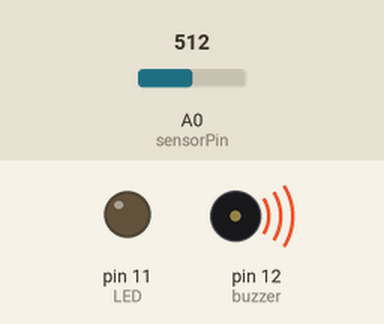
Simulated run of this sketch. Board: Arduino Uno, built with avr-gcc and run on an emulated ATmega328P. On the bench: output pins drawn as LEDs (lit = HIGH), buzzer (waves = sounding). Inputs (shaded band) come from the test bench; at power-on: A0 (sensorPin) = 512.

Above: at 1.2 s.
1.3 s: A0 (sensorPin) set to 892
2.8 s: A0 (sensorPin) set to 909
At 4.0 s:
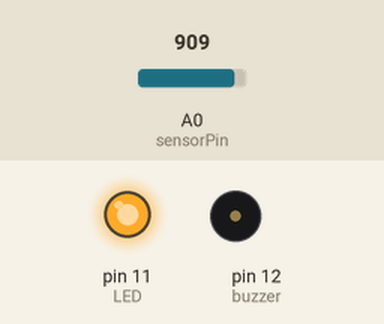
4.3 s: A0 (sensorPin) set to 900
At 5.4 s:
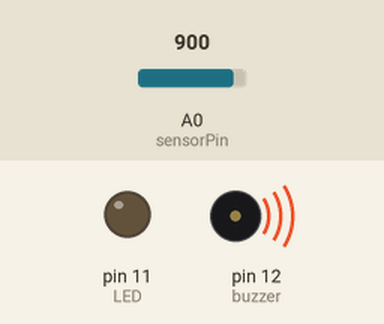
5.8 s: A0 (sensorPin) set to 1023
At 6.5 s:
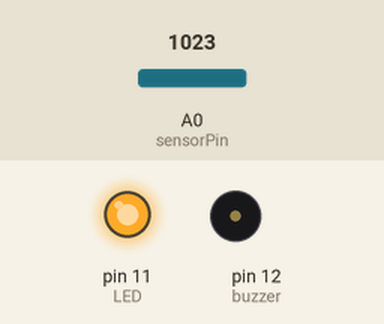
Timing chart, 0 to 8.3 s (numbered marks = the images above; inputs shaded):
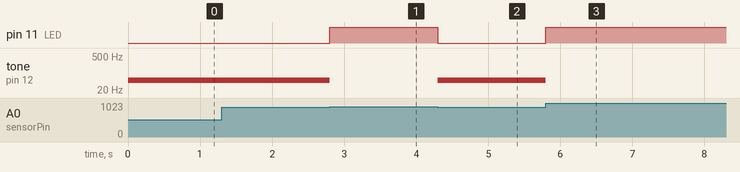

The sketch:

PHOTODIODA_5.ino
```cpp
int sensorPin = A0;
int LED = 11;
int buzzer = 12;

void setup() {
  pinMode(LED, OUTPUT);
  pinMode(buzzer, OUTPUT);
}

void loop() {
  int ldrStatus = analogRead(sensorPin);  // Membaca nilai dari sensor LDR

  if (ldrStatus > 900) {
    digitalWrite(LED, HIGH);  // Nyalakan LED jika nilai LDR rendah (lingkungan gelap)
    noTone(buzzer);
  } else {
    digitalWrite(LED, LOW);  // Matikan LED jika nilai LDR tinggi (lingkungan terang)
    tone(buzzer, 50);
  }
}
```

Measured:
- the behaviour switches between 900 and 901 on A0 (sensorPin) (found by bisection; images 0 and 1)
- after the input at 1.3 s, every drawn part: stays the same
- after the input at 2.8 s, pin 11 (LED): LOW → HIGH at once; tone on pin 12 (buzzer): 50 Hz → silent at once
- after the input at 4.3 s, pin 11 (LED): HIGH → LOW at once; tone on pin 12 (buzzer): silent → 50 Hz at once
- after the input at 5.8 s, pin 11 (LED): LOW → HIGH at once; tone on pin 12 (buzzer): 50 Hz → silent at once
